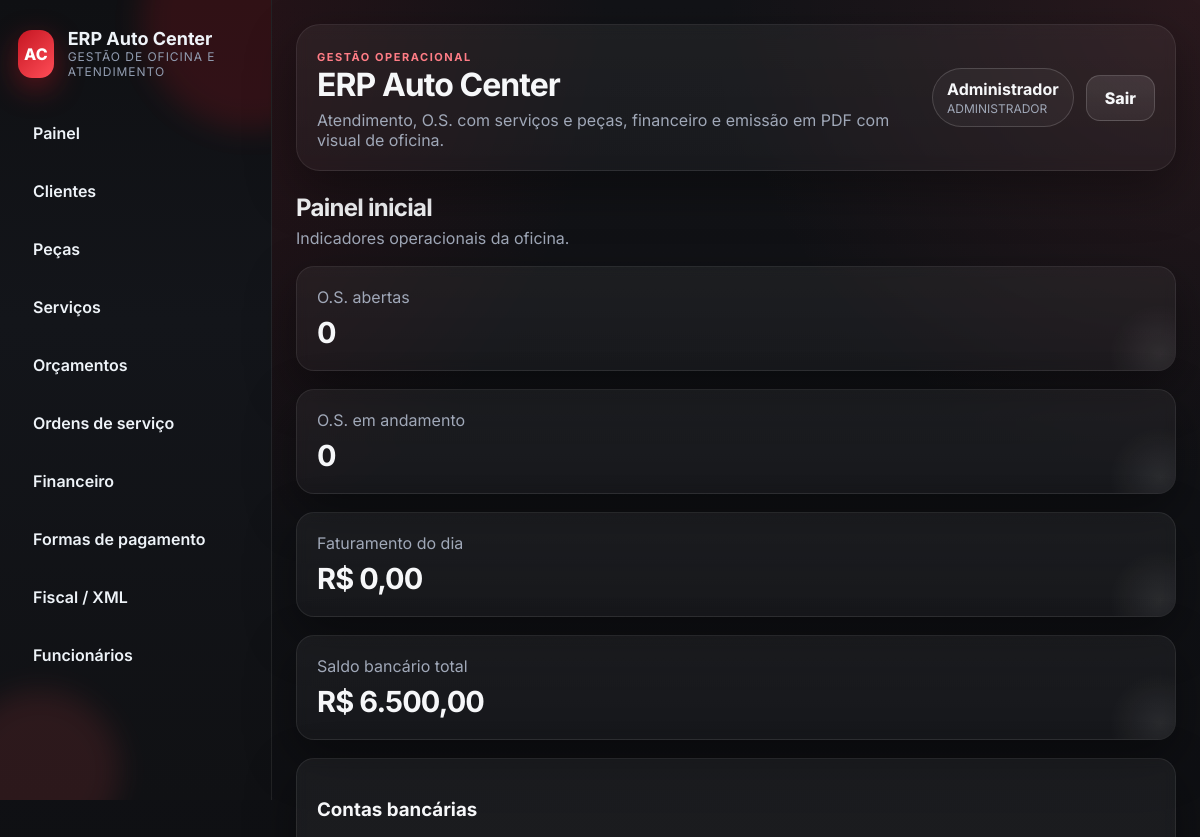
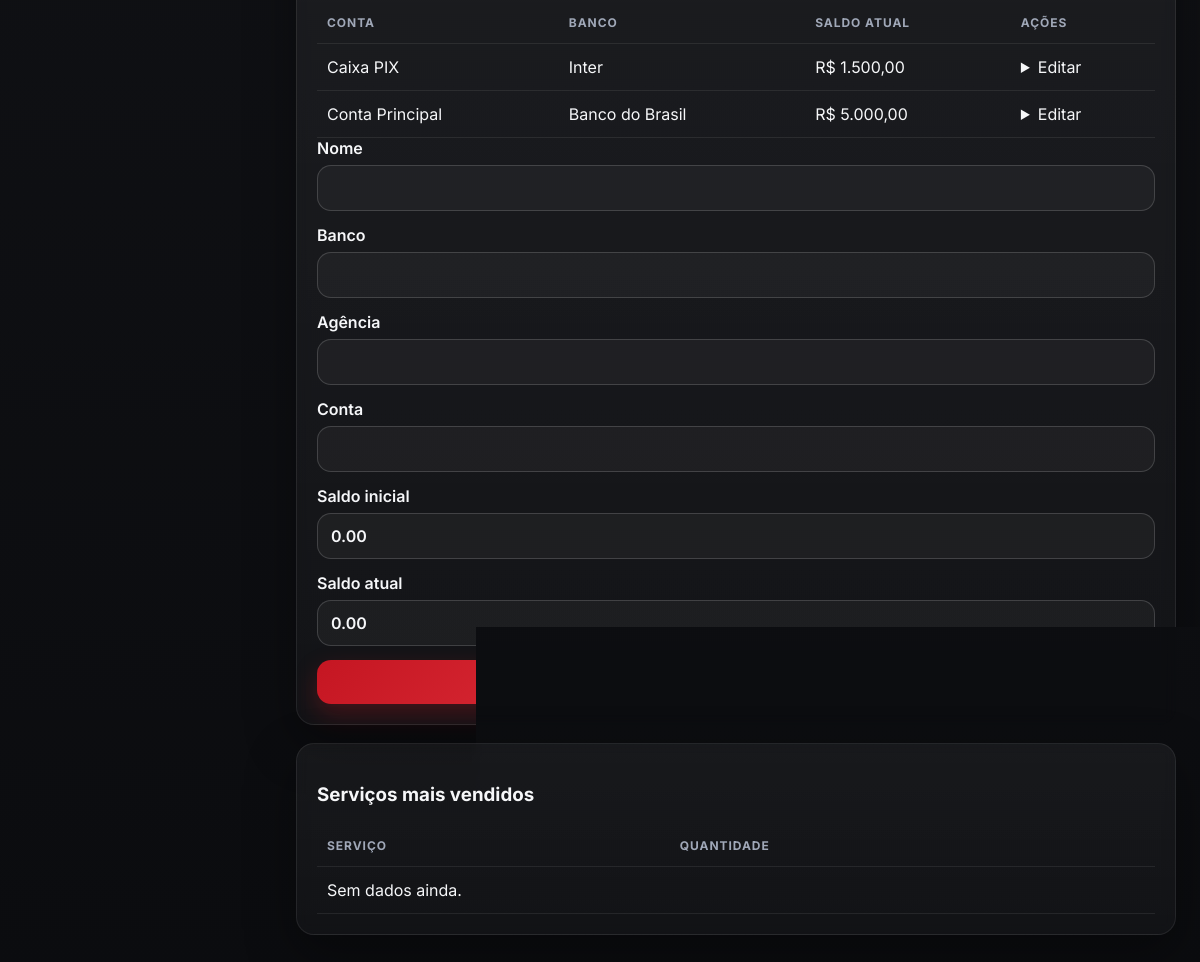
The app's page /dashboard (signed in) with its own data (2 pictures, top to bottom).
### app/models.py (models this page shows, shortened)
class TimestampMixin:
    created_at = db.Column(db.DateTime, default=datetime.now, nullable=False)
    updated_at = db.Column(db.DateTime, default=datetime.now, onupdate=datetime.now, nullable=False)

class SerializableMixin:
    def to_dict(self) -> dict:
        data: dict = {}
        for column in self.__table__.columns:
            value = getattr(self, column.name)
            if isinstance(value, (datetime, date)):
                data[column.name] = value.isoformat()
            elif isinstance(value, Decimal):
                data[column.name] = float(value)
            else:
                data[column.name] = value
        return data

class User(db.Model, TimestampMixin, SerializableMixin):
    __tablename__ = 'users'
    id = db.Column(db.Integer, primary_key=True)
    username = db.Column(db.String(50), unique=True, nullable=False)
    password_hash = db.Column(db.String(255), nullable=False)
    role = db.Column(db.String(30), nullable=False, default='MECANICO')
    nome = db.Column(db.String(120), nullable=False)
    ativo = db.Column(db.Boolean, default=True, nullable=False)

class BankAccount(db.Model, TimestampMixin, SerializableMixin):
    __tablename__ = 'bank_accounts'
    id = db.Column(db.Integer, primary_key=True)
    nome = db.Column(db.String(120), nullable=False)
    banco = db.Column(db.String(120))
    agencia = db.Column(db.String(30))
    conta = db.Column(db.String(40))
    saldo_inicial = db.Column(db.Numeric(12, 2), nullable=False, default=0)
    saldo_atual = db.Column(db.Numeric(12, 2), nullable=False, default=0)
    ativo = db.Column(db.Boolean, default=True, nullable=False)

### app/web.py (the view)
@web_bp.get('/dashboard')
@login_required
def dashboard():
    return render_template('dashboard/index.html', data=dashboard_data(current_user().role), bank_accounts=BankAccount.query.order_by(BankAccount.nome).all() if current_user().role == 'ADMINISTRADOR' else [])

### app/auth.py (called while the page is built)
def current_user() -> User | None:
    user_id = session.get(SESSION_KEY)
    if not user_id:
        return None
    return db.session.get(User, user_id)

def login_required(view):
    @wraps(view)
    def wrapped(*args, **kwargs):
        if not current_user():
            flash('Faça login para continuar.', 'warning')
            return redirect(url_for('web.login', next=request.path))
        return view(*args, **kwargs)
    return wrapped

### app/services.py (called while the page is built)
def services_rank(limit: int = 5):
    return (
        db.session.query(
            WorkOrderItem.descricao.label('descricao'),
            func.sum(WorkOrderItem.quantidade).label('quantidade'),
        )
        .filter(WorkOrderItem.item_type == 'SERVICO')
        .group_by(WorkOrderItem.descricao)
        .order_by(func.sum(WorkOrderItem.quantidade).desc())
        .limit(limit)
        .all()
    )

def daily_cash_summary() -> dict:
    today = date.today()
    recebidos = Decimal('0')
    pagos = Decimal('0')
    entries = FinancialEntry.query.filter(FinancialEntry.payment_receipt_at == today).all()
    for entry in entries:
        if entry.entry_type == 'RECEBER' and entry.status == 'RECEBIDO':
            recebidos += parse_decimal(entry.valor)
        if entry.entry_type == 'PAGAR' and entry.status == 'PAGO':
            pagos += parse_decimal(entry.valor)
    return {'recebidos': recebidos, 'pagos': pagos, 'saldo': recebidos - pagos}

### app/utils.py (called while the page is built)
def parse_decimal(value, default: Decimal | float | int = Decimal('0')) -> Decimal:
    if value in (None, ''):
        return Decimal(str(default))
    if isinstance(value, Decimal):
        return value
    text = str(value).strip().replace('.', '').replace(',', '.') if isinstance(value, str) and ',' in str(value) else str(value).strip()
    try:
        return Decimal(text)
    except (InvalidOperation, ValueError):
        return Decimal(str(default))

def format_currency(value) -> str:
    value = parse_decimal(value)
    formatted = f'{value:,.2f}'
    formatted = formatted.replace(',', 'X').replace('.', ',').replace('X', '.')
    return f'R$ {formatted}'

### app/templates/dashboard/index.html (shortened to what this page needs)
{% extends 'base.html' %}
{% block content %}
<div class="page-header"><div><h2>Painel inicial</h2><p class="muted">Indicadores operacionais da oficina.</p></div></div>
{% if current_user().role == 'ADMINISTRADOR' %}
<div class="grid grid-4">
  <div class="stat"><span>O.S. abertas</span><strong>{{ data.os_abertas }}</strong></div>
  <div class="stat"><span>O.S. em andamento</span><strong>{{ data.os_andamento }}</strong></div>
  <div class="stat"><span>Faturamento do dia</span><strong>{{ format_currency(data.faturamento_dia) }}</strong></div>
  <div class="stat"><span>Saldo bancário total</span><strong>{{ format_currency(data.bank_accounts_total) }}</strong></div>
</div>
{% else %}<div class="grid grid-2"><div class="stat"><span>O.S. abertas</span><strong>{{ data.os_abertas }}</strong></div><div class="stat"><span>O.S. em andamento</span><strong>{{ data.os_andamento }}</strong></div></div>{% endif %}
<div class="grid grid-2">
{% if current_user().role == 'ADMINISTRADOR' %}
<div class="card">
  <h3>Contas bancárias</h3>
  <table class="table"><thead><tr><th>Conta</th><th>Banco</th><th>Saldo atual</th><th>Ações</th></tr></thead><tbody>
    {% for account in data.bank_accounts %}
    <tr>
      <td>{{ account.nome }}</td><td>{{ account.banco or '-' }}</td><td>{{ format_currency(account.saldo_atual) }}</td>
      <td>
        <details>
          <summary>Editar</summary>
        </details>
      </td>
    </tr>
    {% else %}<tr><td colspan="4">Nenhuma conta cadastrada.</td></tr>{% endfor %}
  </tbody></table>
  <form method="post" action="{{ url_for('web.bank_accounts_new') }}"><div class="form-grid-3"><label>Nome<input type="text" name="nome" required></label><label>Banco<input type="text" name="banco"></label><label>Agência<input type="text" name="agencia"></label><label>Conta<input type="text" name="conta"></label><label>Saldo inicial<input type="number" step="0.01" name="saldo_inicial" value="0.00"></label><label>Saldo atual<input type="number" step="0.01" name="saldo_atual" value="0.00"></label></div><button type="submit">Adicionar conta bancária</button></form>
</div>
{% else %}<div class="card"><h3>Visão operacional</h3><p class="muted">Seu perfil não exibe faturamento nem lançamentos financeiros.</p></div>{% endif %}
<div class="card"><h3>Serviços mais vendidos</h3><table class="table"><thead><tr><th>Serviço</th><th>Quantidade</th></tr></thead><tbody>{% for item in data.services_rank %}<tr><td>{{ item.descricao }}</td><td>{{ item.quantidade }}</td></tr>{% else %}<tr><td colspan="2">Sem dados ainda.</td></tr>{% endfor %}</tbody></table></div>
</div>
{% endblock %}

### app/templates/base.html (shortened to what this page needs)
<!DOCTYPE html>
<html lang="pt-BR">
<head>
  <link rel="stylesheet" href="{{ url_for('static', filename='styles.css') }}">
</head>
<body>
  <aside class="sidebar">
    <div class="sidebar-glow sidebar-glow-top"></div>
    <div class="sidebar-glow sidebar-glow-bottom"></div>
    <div class="brand">
      <div class="brand-badge">AC</div>
      <div>
        <strong>ERP Auto Center</strong>
        <span>gestão de oficina e atendimento</span>
      </div>
    </div>
    <nav>
      <a href="{{ url_for('web.dashboard') }}">Painel</a>
      <a href="{{ url_for('web.clients_index') }}">Clientes</a>
      <a href="{{ url_for('web.products_index') }}">Peças</a>
      <a href="{{ url_for('web.services_index') }}">Serviços</a>
      <a href="{{ url_for('web.budgets_index') }}">Orçamentos</a>
      <a href="{{ url_for('web.work_orders_index') }}">Ordens de serviço</a>
      {% if current_user() and current_user().role == 'ADMINISTRADOR' %}
      <a href="{{ url_for('web.finance_index') }}">Financeiro</a>
      <a href="{{ url_for('web.payment_methods_index') }}">Formas de pagamento</a>
      <a href="{{ url_for('web.fiscal_index') }}">Fiscal / XML</a>
      <a href="{{ url_for('web.employees_index') }}">Funcionários</a>
      {% endif %}
    </nav>
  </aside>
  <main class="main">
    <header class="topbar card glass-card">
      <div>
        <span class="eyebrow">gestão operacional</span>
        <h1>ERP Auto Center</h1>
        <p>Atendimento, O.S. com serviços e peças, financeiro e emissão em PDF com visual de oficina.</p>
      </div>
      <div class="user-box">
        {% if current_user() %}
        <div class="user-chip">
          <strong>{{ current_user().nome }}</strong>
          <span>{{ current_user().role }}</span>
        </div>
        <a class="button secondary" href="{{ url_for('web.logout') }}">Sair</a>
        {% endif %}
      </div>
    </header>
    {% block content %}{% endblock %}
  </main>
</body>
</html>

### records on screen
User: nome "Administrador", role "ADMINISTRADOR"
BankAccount: nome "Caixa PIX", banco "Inter", saldo_atual "R$ 1.500,00"
BankAccount: nome "Conta Principal", banco "Banco do Brasil", saldo_atual "R$ 5.000,00"

### other values on screen
{{ data.os_abertas }} "0"
{{ data.os_andamento }} "0"
